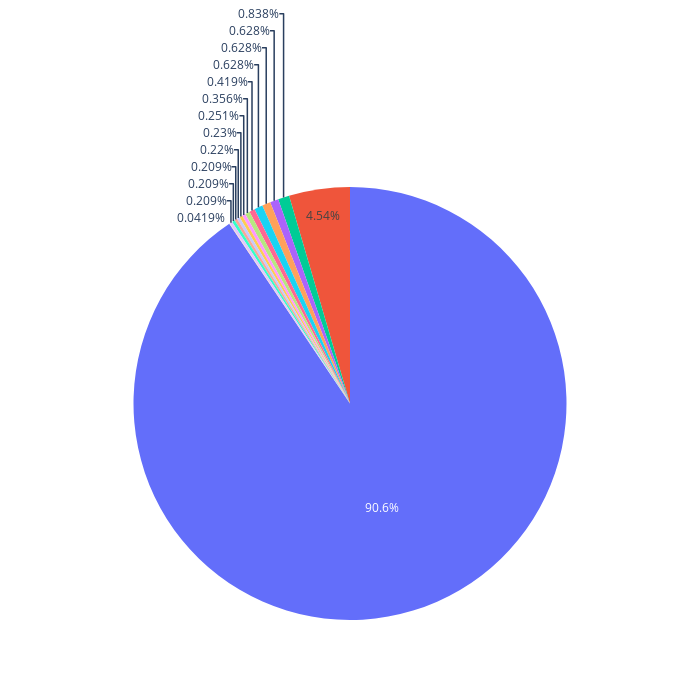

Notebook source saved alongside this figure:
### Code cell
px.pie(labels=Country_name,values=Country_value,width=700,height=700)

### Figure 1 — Plotly figure (JSON) as saved in the notebook; plotly's stock layout.template omitted (floating-point values rounded to 4 significant figures)
{"data": [{"domain": {"x": [0, 1], "y": [0, 1]}, "hovertemplate": "value=%{value}<extra></extra>", "legendgroup": "", "name": "", "showlegend": false, "type": "pie", "values": [8652, 434, 80, 60, 60, 60, 40, 34, 24, 22, 21, 20, 20, 20, 4]}], "layout": {"height": 700, "legend": {"tracegroupgap": 0}, "margin": {"t": 60}, "width": 700}}
